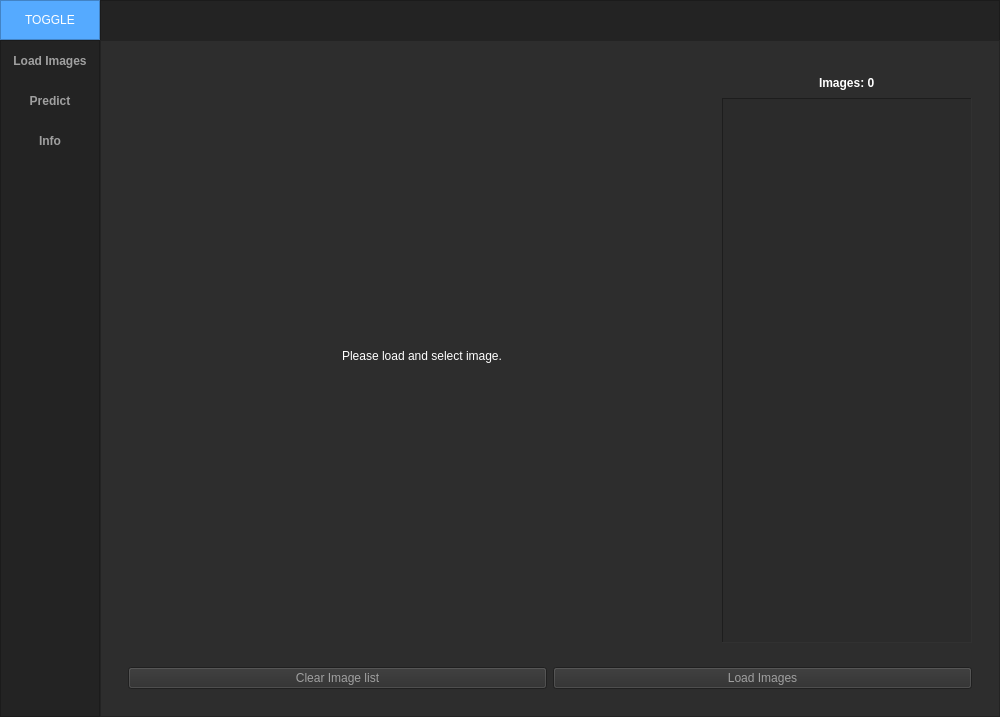
<?xml version="1.0" encoding="UTF-8"?>
<ui version="4.0">
 <class>MainWindow</class>
 <widget class="QMainWindow" name="MainWindow">
  <property name="geometry">
   <rect>
    <x>0</x>
    <y>0</y>
    <width>1000</width>
    <height>717</height>
   </rect>
  </property>
  <property name="minimumSize">
   <size>
    <width>1000</width>
    <height>500</height>
   </size>
  </property>
  <property name="windowTitle">
   <string>FractureArea</string>
  </property>
  <property name="styleSheet">
   <string notr="true">background-color: rgb(45, 45, 45);</string>
  </property>
  <widget class="QWidget" name="centralwidget">
   <layout class="QVBoxLayout" name="verticalLayout">
    <property name="spacing">
     <number>0</number>
    </property>
    <property name="leftMargin">
     <number>0</number>
    </property>
    <property name="topMargin">
     <number>0</number>
    </property>
    <property name="rightMargin">
     <number>0</number>
    </property>
    <property name="bottomMargin">
     <number>0</number>
    </property>
    <item>
     <widget class="QFrame" name="Top_Bar">
      <property name="maximumSize">
       <size>
        <width>16777215</width>
        <height>40</height>
       </size>
      </property>
      <property name="styleSheet">
       <string notr="true">background-color: rgb(35, 35, 35);</string>
      </property>
      <property name="frameShape">
       <enum>QFrame::NoFrame</enum>
      </property>
      <property name="frameShadow">
       <enum>QFrame::Raised</enum>
      </property>
      <layout class="QHBoxLayout" name="horizontalLayout">
       <property name="spacing">
        <number>0</number>
       </property>
       <property name="leftMargin">
        <number>0</number>
       </property>
       <property name="topMargin">
        <number>0</number>
       </property>
       <property name="rightMargin">
        <number>0</number>
       </property>
       <property name="bottomMargin">
        <number>0</number>
       </property>
       <item>
        <widget class="QFrame" name="frame_toggle">
         <property name="maximumSize">
          <size>
           <width>100</width>
           <height>40</height>
          </size>
         </property>
         <property name="styleSheet">
          <string notr="true">background-color: rgb(85, 170, 255);</string>
         </property>
         <property name="frameShape">
          <enum>QFrame::StyledPanel</enum>
         </property>
         <property name="frameShadow">
          <enum>QFrame::Raised</enum>
         </property>
         <layout class="QVBoxLayout" name="verticalLayout_2">
          <property name="spacing">
           <number>0</number>
          </property>
          <property name="leftMargin">
           <number>0</number>
          </property>
          <property name="topMargin">
           <number>0</number>
          </property>
          <property name="rightMargin">
           <number>0</number>
          </property>
          <property name="bottomMargin">
           <number>0</number>
          </property>
          <item>
           <widget class="QPushButton" name="btn_Toggle">
            <property name="sizePolicy">
             <sizepolicy hsizetype="Expanding" vsizetype="Expanding">
              <horstretch>0</horstretch>
              <verstretch>0</verstretch>
             </sizepolicy>
            </property>
            <property name="styleSheet">
             <string notr="true">color: rgb(255, 255, 255);
border: 0px solid;</string>
            </property>
            <property name="text">
             <string>TOGGLE</string>
            </property>
           </widget>
          </item>
         </layout>
        </widget>
       </item>
       <item>
        <widget class="QFrame" name="frame_top">
         <property name="minimumSize">
          <size>
           <width>0</width>
           <height>70</height>
          </size>
         </property>
         <property name="frameShape">
          <enum>QFrame::StyledPanel</enum>
         </property>
         <property name="frameShadow">
          <enum>QFrame::Raised</enum>
         </property>
        </widget>
       </item>
      </layout>
     </widget>
    </item>
    <item>
     <widget class="QFrame" name="Content">
      <property name="frameShape">
       <enum>QFrame::NoFrame</enum>
      </property>
      <property name="frameShadow">
       <enum>QFrame::Raised</enum>
      </property>
      <layout class="QHBoxLayout" name="horizontalLayout_2">
       <property name="spacing">
        <number>0</number>
       </property>
       <property name="leftMargin">
        <number>0</number>
       </property>
       <property name="topMargin">
        <number>0</number>
       </property>
       <property name="rightMargin">
        <number>0</number>
       </property>
       <property name="bottomMargin">
        <number>0</number>
       </property>
       <item>
        <widget class="QFrame" name="frame_left_menu">
         <property name="minimumSize">
          <size>
           <width>100</width>
           <height>0</height>
          </size>
         </property>
         <property name="maximumSize">
          <size>
           <width>70</width>
           <height>16777215</height>
          </size>
         </property>
         <property name="styleSheet">
          <string notr="true">background-color: rgb(35, 35, 35);</string>
         </property>
         <property name="frameShape">
          <enum>QFrame::StyledPanel</enum>
         </property>
         <property name="frameShadow">
          <enum>QFrame::Raised</enum>
         </property>
         <layout class="QVBoxLayout" name="verticalLayout_3">
          <property name="leftMargin">
           <number>0</number>
          </property>
          <property name="topMargin">
           <number>0</number>
          </property>
          <property name="rightMargin">
           <number>0</number>
          </property>
          <property name="bottomMargin">
           <number>0</number>
          </property>
          <item alignment="Qt::AlignTop">
           <widget class="QFrame" name="frame_top_menus">
            <property name="frameShape">
             <enum>QFrame::NoFrame</enum>
            </property>
            <property name="frameShadow">
             <enum>QFrame::Raised</enum>
            </property>
            <layout class="QVBoxLayout" name="verticalLayout_4">
             <property name="spacing">
              <number>0</number>
             </property>
             <property name="leftMargin">
              <number>0</number>
             </property>
             <property name="topMargin">
              <number>0</number>
             </property>
             <property name="rightMargin">
              <number>0</number>
             </property>
             <property name="bottomMargin">
              <number>0</number>
             </property>
             <item>
              <widget class="QPushButton" name="btn_page_1">
               <property name="minimumSize">
                <size>
                 <width>0</width>
                 <height>40</height>
                </size>
               </property>
               <property name="font">
                <font>
                 <weight>75</weight>
                 <bold>true</bold>
                </font>
               </property>
               <property name="styleSheet">
                <string notr="true">QPushButton {
	color: rgb(160, 160, 160);
	background-color: rgb(35, 35, 35);
	border: 0px solid;
}
QPushButton:hover {
	color: rgb(85, 170, 255);
}
</string>
               </property>
               <property name="text">
                <string>Load Images</string>
               </property>
              </widget>
             </item>
             <item>
              <widget class="QPushButton" name="btn_page_2">
               <property name="minimumSize">
                <size>
                 <width>0</width>
                 <height>40</height>
                </size>
               </property>
               <property name="font">
                <font>
                 <weight>75</weight>
                 <bold>true</bold>
                </font>
               </property>
               <property name="styleSheet">
                <string notr="true">QPushButton {
	color: rgb(160, 160, 160);
	background-color: rgb(35, 35, 35);
	border: 0px solid;
}
QPushButton:hover {
	color: rgb(85, 170, 255);
}
</string>
               </property>
               <property name="text">
                <string>Predict</string>
               </property>
              </widget>
             </item>
             <item>
              <widget class="QPushButton" name="btn_page_3">
               <property name="minimumSize">
                <size>
                 <width>0</width>
                 <height>40</height>
                </size>
               </property>
               <property name="font">
                <font>
                 <weight>75</weight>
                 <bold>true</bold>
                </font>
               </property>
               <property name="styleSheet">
                <string notr="true">QPushButton {
	color: rgb(160, 160, 160);
	background-color: rgb(35, 35, 35);
	border: 0px solid;
}
QPushButton:hover {
	color: rgb(85, 170, 255);
}
</string>
               </property>
               <property name="text">
                <string>Info</string>
               </property>
              </widget>
             </item>
            </layout>
           </widget>
          </item>
         </layout>
        </widget>
       </item>
       <item>
        <widget class="QFrame" name="frame_pages">
         <property name="frameShape">
          <enum>QFrame::StyledPanel</enum>
         </property>
         <property name="frameShadow">
          <enum>QFrame::Raised</enum>
         </property>
         <layout class="QVBoxLayout" name="verticalLayout_5">
          <item>
           <widget class="QStackedWidget" name="stackedWidget">
            <property name="currentIndex">
             <number>0</number>
            </property>
            <widget class="QWidget" name="page_1">
             <layout class="QVBoxLayout" name="verticalLayout_7">
              <item>
               <widget class="QFrame" name="frame_main_page1">
                <property name="frameShape">
                 <enum>QFrame::NoFrame</enum>
                </property>
                <property name="frameShadow">
                 <enum>QFrame::Raised</enum>
                </property>
                <layout class="QHBoxLayout" name="horizontalLayout_3">
                 <item>
                  <widget class="QFrame" name="frame_picture">
                   <property name="minimumSize">
                    <size>
                     <width>2</width>
                     <height>0</height>
                    </size>
                   </property>
                   <property name="frameShape">
                    <enum>QFrame::NoFrame</enum>
                   </property>
                   <property name="frameShadow">
                    <enum>QFrame::Raised</enum>
                   </property>
                   <layout class="QGridLayout" name="gridLayout">
                    <item row="0" column="0" alignment="Qt::AlignHCenter">
                     <widget class="QLabel" name="label_selected_picture">
                      <property name="styleSheet">
                       <string notr="true">QLabel {color: rgb(255, 255, 255)}</string>
                      </property>
                      <property name="text">
                       <string>Please load and select image.</string>
                      </property>
                      <property name="scaledContents">
                       <bool>true</bool>
                      </property>
                     </widget>
                    </item>
                   </layout>
                  </widget>
                 </item>
                 <item>
                  <widget class="QFrame" name="frame_list">
                   <property name="minimumSize">
                    <size>
                     <width>250</width>
                     <height>0</height>
                    </size>
                   </property>
                   <property name="maximumSize">
                    <size>
                     <width>250</width>
                     <height>16777215</height>
                    </size>
                   </property>
                   <property name="frameShape">
                    <enum>QFrame::NoFrame</enum>
                   </property>
                   <property name="frameShadow">
                    <enum>QFrame::Raised</enum>
                   </property>
                   <property name="lineWidth">
                    <number>0</number>
                   </property>
                   <layout class="QVBoxLayout" name="verticalLayout_11">
                    <property name="spacing">
                     <number>0</number>
                    </property>
                    <property name="leftMargin">
                     <number>0</number>
                    </property>
                    <property name="topMargin">
                     <number>0</number>
                    </property>
                    <property name="rightMargin">
                     <number>0</number>
                    </property>
                    <property name="bottomMargin">
                     <number>0</number>
                    </property>
                    <item alignment="Qt::AlignHCenter">
                     <widget class="QLabel" name="label_images">
                      <property name="minimumSize">
                       <size>
                        <width>0</width>
                        <height>30</height>
                       </size>
                      </property>
                      <property name="font">
                       <font>
                        <weight>75</weight>
                        <italic>false</italic>
                        <bold>true</bold>
                        <underline>false</underline>
                        <strikeout>false</strikeout>
                        <kerning>true</kerning>
                       </font>
                      </property>
                      <property name="styleSheet">
                       <string notr="true">QLabel {color: rgb(255, 255, 255)}</string>
                      </property>
                      <property name="text">
                       <string>Images: 0</string>
                      </property>
                     </widget>
                    </item>
                    <item>
                     <widget class="QListWidget" name="images_import_list">
                      <property name="minimumSize">
                       <size>
                        <width>150</width>
                        <height>0</height>
                       </size>
                      </property>
                      <property name="styleSheet">
                       <string notr="true">background-color: rgb(43, 43, 43);</string>
                      </property>
                      <property name="frameShape">
                       <enum>QFrame::Panel</enum>
                      </property>
                      <property name="frameShadow">
                       <enum>QFrame::Sunken</enum>
                      </property>
                      <property name="lineWidth">
                       <number>1</number>
                      </property>
                      <property name="midLineWidth">
                       <number>0</number>
                      </property>
                      <property name="showDropIndicator" stdset="0">
                       <bool>true</bool>
                      </property>
                      <property name="dragEnabled">
                       <bool>false</bool>
                      </property>
                     </widget>
                    </item>
                   </layout>
                  </widget>
                 </item>
                </layout>
               </widget>
              </item>
              <item>
               <widget class="QFrame" name="frame_buttons">
                <property name="maximumSize">
                 <size>
                  <width>16777215</width>
                  <height>50</height>
                 </size>
                </property>
                <property name="frameShape">
                 <enum>QFrame::NoFrame</enum>
                </property>
                <property name="frameShadow">
                 <enum>QFrame::Raised</enum>
                </property>
                <layout class="QHBoxLayout" name="horizontalLayout_4">
                 <item>
                  <widget class="QPushButton" name="btn_clear_images">
                   <property name="font">
                    <font>
                     <weight>50</weight>
                     <bold>false</bold>
                    </font>
                   </property>
                   <property name="cursor">
                    <cursorShape>PointingHandCursor</cursorShape>
                   </property>
                   <property name="toolTip">
                    <string/>
                   </property>
                   <property name="statusTip">
                    <string/>
                   </property>
                   <property name="styleSheet">
                    <string notr="true">QPushButton {
	color: rgb(160, 160, 160);
}
QPushButton:hover {
	color: rgb(85, 170, 255);
}</string>
                   </property>
                   <property name="text">
                    <string>Clear Image list</string>
                   </property>
                  </widget>
                 </item>
                 <item>
                  <widget class="QPushButton" name="btn_load_images">
                   <property name="cursor">
                    <cursorShape>PointingHandCursor</cursorShape>
                   </property>
                   <property name="layoutDirection">
                    <enum>Qt::LeftToRight</enum>
                   </property>
                   <property name="autoFillBackground">
                    <bool>false</bool>
                   </property>
                   <property name="styleSheet">
                    <string notr="true">QPushButton {
	color: rgb(160, 160, 160);
}
QPushButton:hover {
	color: rgb(85, 170, 255);
}</string>
                   </property>
                   <property name="text">
                    <string>Load Images</string>
                   </property>
                   <property name="autoDefault">
                    <bool>false</bool>
                   </property>
                   <property name="default">
                    <bool>false</bool>
                   </property>
                   <property name="flat">
                    <bool>false</bool>
                   </property>
                  </widget>
                 </item>
                </layout>
               </widget>
              </item>
             </layout>
            </widget>
            <widget class="QWidget" name="page_2">
             <layout class="QVBoxLayout" name="verticalLayout_6">
              <item>
               <widget class="QFrame" name="frame_2">
                <property name="frameShape">
                 <enum>QFrame::NoFrame</enum>
                </property>
                <property name="frameShadow">
                 <enum>QFrame::Sunken</enum>
                </property>
                <layout class="QHBoxLayout" name="horizontalLayout_6">
                 <item>
                  <widget class="QFrame" name="frame_3">
                   <property name="frameShape">
                    <enum>QFrame::NoFrame</enum>
                   </property>
                   <property name="frameShadow">
                    <enum>QFrame::Raised</enum>
                   </property>
                   <layout class="QGridLayout" name="gridLayout_4">
                    <item row="0" column="0" alignment="Qt::AlignHCenter">
                     <widget class="QLabel" name="label_selected_picture_4">
                      <property name="styleSheet">
                       <string notr="true">QLabel {color: rgb(255, 255, 255)}</string>
                      </property>
                      <property name="text">
                       <string>Please load and select image.</string>
                      </property>
                      <property name="scaledContents">
                       <bool>true</bool>
                      </property>
                     </widget>
                    </item>
                   </layout>
                  </widget>
                 </item>
                 <item>
                  <widget class="QFrame" name="frame_4">
                   <property name="minimumSize">
                    <size>
                     <width>250</width>
                     <height>0</height>
                    </size>
                   </property>
                   <property name="maximumSize">
                    <size>
                     <width>250</width>
                     <height>16777215</height>
                    </size>
                   </property>
                   <property name="frameShape">
                    <enum>QFrame::NoFrame</enum>
                   </property>
                   <property name="frameShadow">
                    <enum>QFrame::Raised</enum>
                   </property>
                   <layout class="QVBoxLayout" name="verticalLayout_9">
                    <item alignment="Qt::AlignHCenter">
                     <widget class="QLabel" name="label_images_2">
                      <property name="minimumSize">
                       <size>
                        <width>0</width>
                        <height>30</height>
                       </size>
                      </property>
                      <property name="font">
                       <font>
                        <weight>75</weight>
                        <italic>false</italic>
                        <bold>true</bold>
                        <underline>false</underline>
                        <strikeout>false</strikeout>
                        <kerning>true</kerning>
                       </font>
                      </property>
                      <property name="styleSheet">
                       <string notr="true">QLabel {color: rgb(255, 255, 255)}</string>
                      </property>
                      <property name="text">
                       <string>Checked Images: 0</string>
                      </property>
                     </widget>
                    </item>
                    <item>
                     <widget class="QListWidget" name="images_import_list_2">
                      <property name="minimumSize">
                       <size>
                        <width>150</width>
                        <height>0</height>
                       </size>
                      </property>
                      <property name="styleSheet">
                       <string notr="true">background-color: rgb(43, 43, 43);</string>
                      </property>
                      <property name="frameShape">
                       <enum>QFrame::Panel</enum>
                      </property>
                      <property name="frameShadow">
                       <enum>QFrame::Sunken</enum>
                      </property>
                      <property name="lineWidth">
                       <number>1</number>
                      </property>
                      <property name="midLineWidth">
                       <number>0</number>
                      </property>
                      <property name="showDropIndicator" stdset="0">
                       <bool>true</bool>
                      </property>
                      <property name="dragEnabled">
                       <bool>false</bool>
                      </property>
                     </widget>
                    </item>
                   </layout>
                  </widget>
                 </item>
                </layout>
               </widget>
              </item>
              <item>
               <widget class="QFrame" name="frame">
                <property name="maximumSize">
                 <size>
                  <width>16777215</width>
                  <height>50</height>
                 </size>
                </property>
                <property name="frameShape">
                 <enum>QFrame::NoFrame</enum>
                </property>
                <property name="frameShadow">
                 <enum>QFrame::Raised</enum>
                </property>
                <layout class="QHBoxLayout" name="horizontalLayout_5">
                 <item>
                  <widget class="QPushButton" name="btn_clear_images_2">
                   <property name="font">
                    <font>
                     <weight>50</weight>
                     <bold>false</bold>
                    </font>
                   </property>
                   <property name="cursor">
                    <cursorShape>PointingHandCursor</cursorShape>
                   </property>
                   <property name="toolTip">
                    <string/>
                   </property>
                   <property name="statusTip">
                    <string/>
                   </property>
                   <property name="styleSheet">
                    <string notr="true">QPushButton {
	color: rgb(160, 160, 160);
}
QPushButton:hover {
	color: rgb(85, 170, 255);
}</string>
                   </property>
                   <property name="text">
                    <string>Check All</string>
                   </property>
                  </widget>
                 </item>
                 <item>
                  <widget class="QPushButton" name="btn_load_images_2">
                   <property name="cursor">
                    <cursorShape>PointingHandCursor</cursorShape>
                   </property>
                   <property name="layoutDirection">
                    <enum>Qt::LeftToRight</enum>
                   </property>
                   <property name="autoFillBackground">
                    <bool>false</bool>
                   </property>
                   <property name="styleSheet">
                    <string notr="true">QPushButton {
	color: rgb(160, 160, 160);
}
QPushButton:hover {
	color: rgb(85, 170, 255);
}</string>
                   </property>
                   <property name="text">
                    <string>Uncheck All</string>
                   </property>
                   <property name="autoDefault">
                    <bool>false</bool>
                   </property>
                   <property name="default">
                    <bool>false</bool>
                   </property>
                   <property name="flat">
                    <bool>false</bool>
                   </property>
                  </widget>
                 </item>
                 <item>
                  <widget class="QPushButton" name="pushButton">
                   <property name="styleSheet">
                    <string notr="true">QPushButton {
	color: rgb(160, 160, 160);
}
QPushButton:hover {
	color: rgb(85, 170, 255);
}</string>
                   </property>
                   <property name="text">
                    <string>Predict</string>
                   </property>
                  </widget>
                 </item>
                </layout>
               </widget>
              </item>
             </layout>
            </widget>
            <widget class="QWidget" name="page_3">
             <layout class="QVBoxLayout" name="verticalLayout_8">
              <item>
               <widget class="QLabel" name="label">
                <property name="font">
                 <font>
                  <pointsize>40</pointsize>
                 </font>
                </property>
                <property name="styleSheet">
                 <string notr="true">color: #FFF;</string>
                </property>
                <property name="text">
                 <string>PAGE 3</string>
                </property>
                <property name="alignment">
                 <set>Qt::AlignCenter</set>
                </property>
               </widget>
              </item>
             </layout>
            </widget>
           </widget>
          </item>
         </layout>
        </widget>
       </item>
      </layout>
     </widget>
    </item>
   </layout>
  </widget>
 </widget>
 <resources/>
 <connections/>
</ui>
